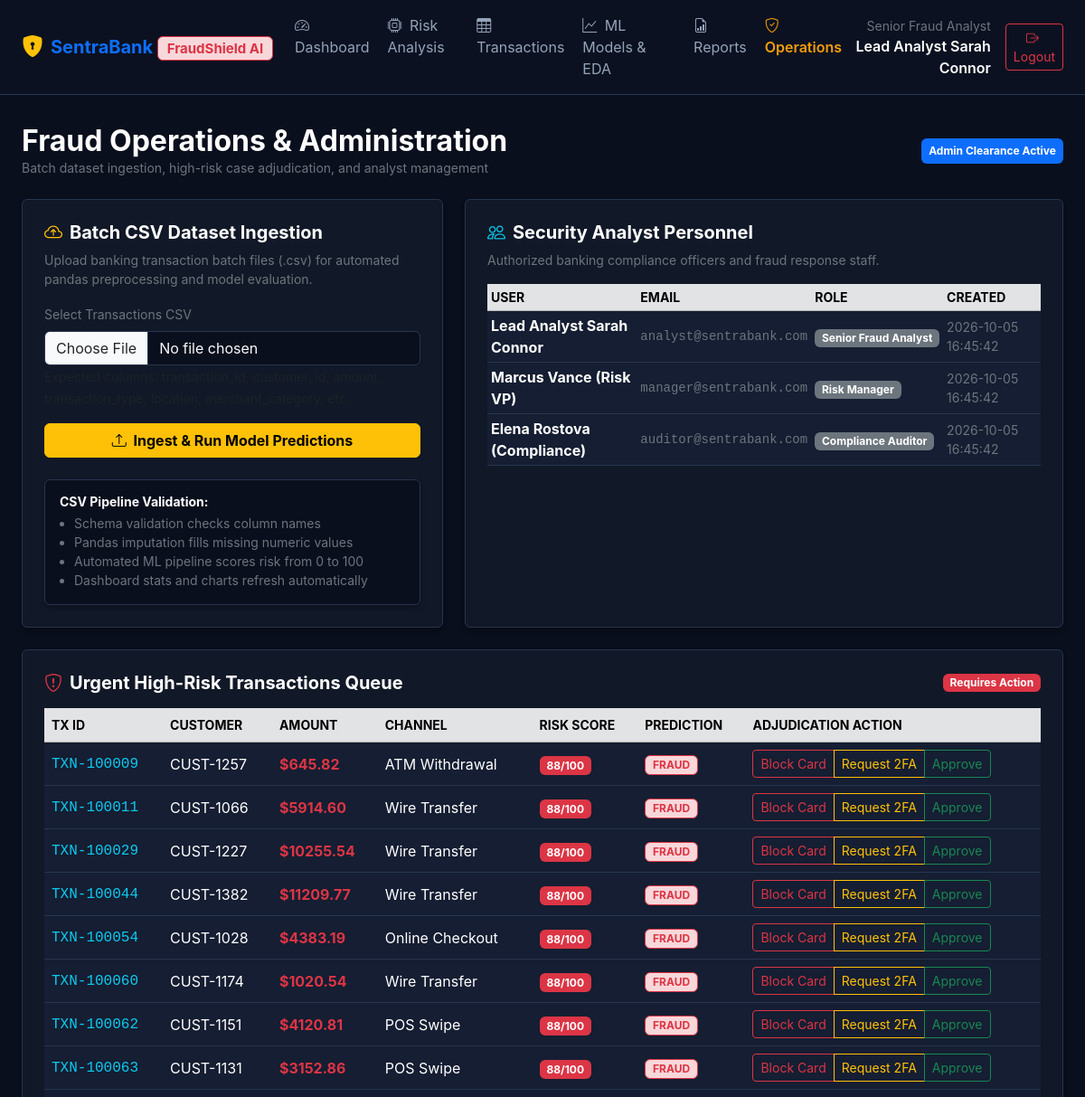
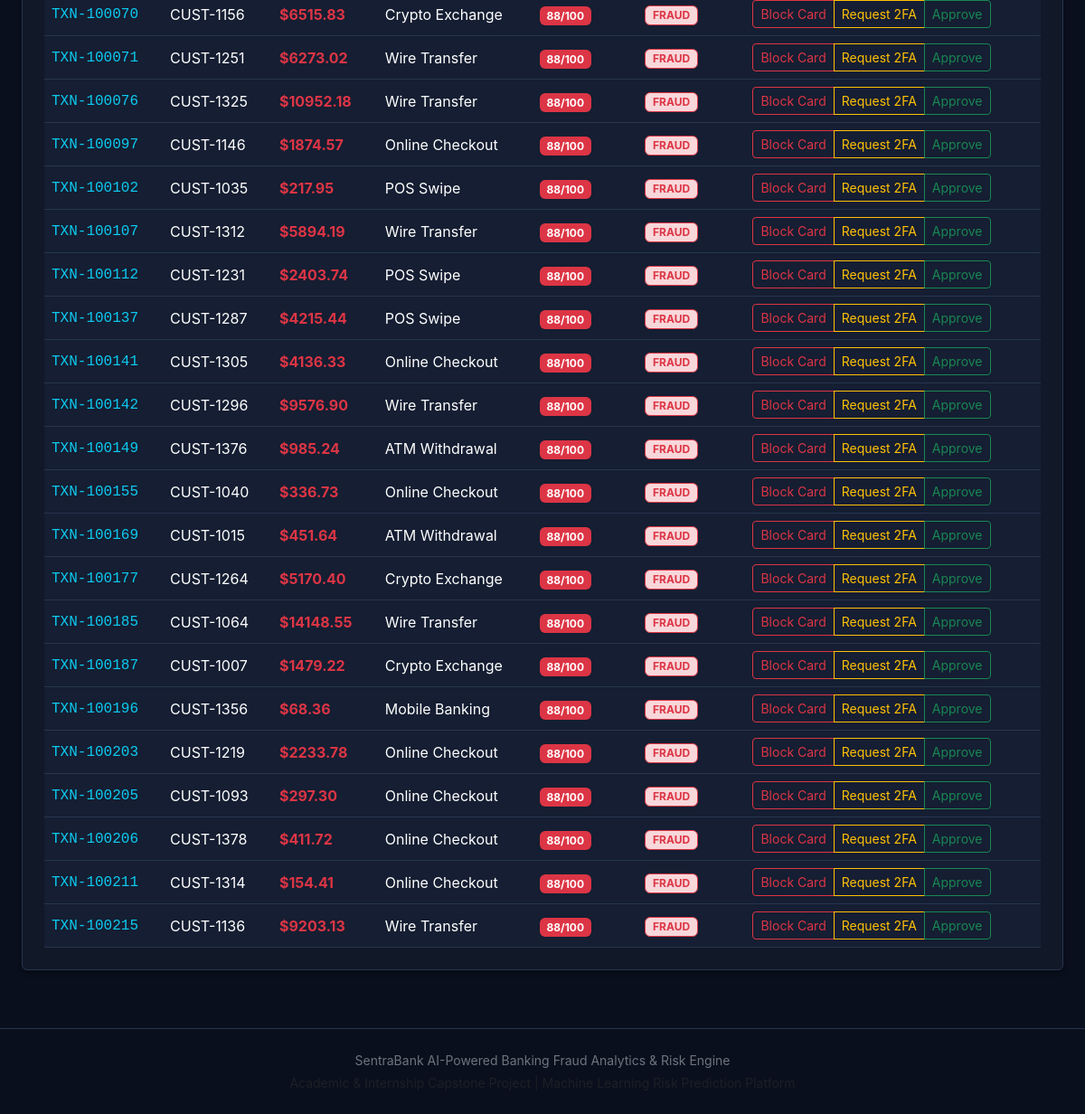
The page /admin (signed in) on the database its author committed (2 pictures, top to bottom).
### tables this page shows
CREATE TABLE users (
        id INTEGER PRIMARY KEY AUTOINCREMENT,
        username TEXT UNIQUE NOT NULL,
        email TEXT UNIQUE NOT NULL,
        password_hash TEXT NOT NULL,
        role TEXT NOT NULL DEFAULT 'analyst',
        full_name TEXT NOT NULL,
        created_at TIMESTAMP DEFAULT CURRENT_TIMESTAMP
    );

CREATE TABLE transactions (
        id INTEGER PRIMARY KEY AUTOINCREMENT,
        transaction_id TEXT UNIQUE NOT NULL,
        customer_id TEXT NOT NULL,
        amount REAL NOT NULL,
        transaction_type TEXT NOT NULL,
        transaction_time TEXT NOT NULL,
        account_age INTEGER,
        location TEXT,
        merchant_category TEXT,
        device_type TEXT,
        previous_transactions INTEGER DEFAULT 0,
        previous_fraud_count INTEGER DEFAULT 0,
        transaction_frequency REAL DEFAULT 0.0,
        failed_transactions INTEGER DEFAULT 0,
        is_fraud INTEGER DEFAULT 0,
        prediction TEXT,
        fraud_probability REAL,
        risk_score INTEGER,
        risk_level TEXT,
        status TEXT DEFAULT 'pending_review',
        analyst_notes TEXT,
        created_at TIMESTAMP DEFAULT CURRENT_TIMESTAMP
    );

### app.py (the view)
@app.route('/admin')
@login_required
def admin():
    conn = get_db()
    high_risk = conn.execute('SELECT * FROM transactions WHERE risk_score >= 60 ORDER BY risk_score DESC LIMIT 30').fetchall()
    users = conn.execute('SELECT id, username, email, role, full_name, created_at FROM users').fetchall()
    conn.close()
    return render_template('admin.html', high_risk=high_risk, users=users)

### app.py (called while the page is built)
def get_db():
    conn = sqlite3.connect(DB_PATH)
    conn.row_factory = sqlite3.Row
    return conn

def login_required(f):
    @wraps(f)
    def decorated_function(*args, **kwargs):
        if 'user_id' not in session:
            flash('Please log in to access the fraud detection portal.', 'warning')
            return redirect(url_for('login'))
        return f(*args, **kwargs)
    return decorated_function

### templates/admin.html (shortened to what this page needs)
{% extends "base.html" %}
{% block content %}
<div class="d-flex justify-content-between align-items-center mb-4 flex-wrap gap-2">
    <div>
        <h2 class="fw-bold text-white mb-0">Fraud Operations & Administration</h2>
        <p class="text-secondary small mb-0">Batch dataset ingestion, high-risk case adjudication, and analyst management</p>
    </div>
    <span class="badge bg-primary p-2">Admin Clearance Active</span>
</div>
<div class="row g-4 mb-4">
    <div class="col-12 col-lg-5">
        <div class="card bg-navy border-secondary h-100 p-4">
            <h5 class="fw-bold text-white mb-2"><i class="bi bi-cloud-arrow-up text-warning me-2"></i>Batch CSV Dataset Ingestion</h5>
            <p class="text-secondary small mb-3">Upload banking transaction batch files (.csv) for automated pandas preprocessing and model evaluation.</p>
            <form action="{{ url_for('upload') }}" method="POST" enctype="multipart/form-data">
                <div class="mb-3">
                    <label class="form-label small text-secondary">Select Transactions CSV</label>
                    <input class="form-control bg-dark text-light border-secondary" type="file" name="file" accept=".csv" required>
                    <small class="text-muted">Expected columns: transaction_id, customer_id, amount, transaction_type, location, merchant_category, etc.</small>
                </div>
                <button type="submit" class="btn btn-warning w-100 fw-bold">
                    <i class="bi bi-upload me-1"></i> Ingest & Run Model Predictions
                </button>
            </form>
            <div class="card bg-dark border-secondary p-3 mt-4">
                <h6 class="small fw-bold text-white mb-1">CSV Pipeline Validation:</h6>
                <ul class="text-secondary small mb-0 ps-3">
                    <li>Schema validation checks column names</li>
                    <li>Pandas imputation fills missing numeric values</li>
                    <li>Automated ML pipeline scores risk from 0 to 100</li>
                    <li>Dashboard stats and charts refresh automatically</li>
                </ul>
            </div>
        </div>
    </div>
    <div class="col-12 col-lg-7">
        <div class="card bg-navy border-secondary h-100 p-4">
            <h5 class="fw-bold text-white mb-2"><i class="bi bi-people text-info me-2"></i>Security Analyst Personnel</h5>
            <p class="text-secondary small mb-3">Authorized banking compliance officers and fraud response staff.</p>
            <div class="table-responsive">
                <table class="table table-dark table-hover table-sm align-middle">
                    <thead class="table-secondary small text-uppercase">
                        <tr>
                            <th>User</th>
                            <th>Email</th>
                            <th>Role</th>
                            <th>Created</th>
                        </tr>
                    </thead>
                    <tbody>
                        {% for u in users %}
                        <tr>
                            <td class="fw-bold text-white">{{ u.full_name }}</td>
                            <td class="font-monospace small text-secondary">{{ u.email }}</td>
                            <td><span class="badge bg-secondary">{{ u.role }}</span></td>
                            <td class="small text-secondary">{{ u.created_at }}</td>
                        </tr>
                        {% endfor %}
                    </tbody>
                </table>
            </div>
        </div>
    </div>
</div>
<div class="card bg-navy border-secondary p-4">
    <div class="d-flex justify-content-between align-items-center mb-3">
        <h5 class="fw-bold text-white mb-0"><i class="bi bi-shield-exclamation text-danger me-2"></i>Urgent High-Risk Transactions Queue</h5>
        <span class="badge bg-danger">Requires Action</span>
    </div>
    <div class="table-responsive">
        <table class="table table-dark table-hover mb-0 align-middle">
            <thead class="table-secondary small text-uppercase">
                <tr>
                    <th>Tx ID</th>
                    <th>Customer</th>
                    <th>Amount</th>
                    <th>Channel</th>
                    <th>Risk Score</th>
                    <th>Prediction</th>
                    <th>Adjudication Action</th>
                </tr>
            </thead>
            <tbody>
                {% for tx in high_risk %}
                <tr>
                    <td class="font-monospace text-info">{{ tx.transaction_id }}</td>
                    <td>{{ tx.customer_id }}</td>
                    <td class="fw-bold text-danger">${{ "%.2f"|format(tx.amount) }}</td>
                    <td>{{ tx.transaction_type }}</td>
                    <td><span class="badge bg-danger">{{ tx.risk_score }}/100</span></td>
                    <td><span class="badge bg-danger-subtle text-danger border border-danger">FRAUD</span></td>
                    <td>
                        <div class="btn-group btn-group-sm">
                            <button type="button" class="btn btn-outline-danger" onclick="alert('Transaction {{ tx.transaction_id }} officially blocked and card frozen.')">
                                Block Card
                            </button>
                            <button type="button" class="btn btn-outline-warning" onclick="alert('OTP Challenge dispatched to Customer {{ tx.customer_id }}.')">
                                Request 2FA
                            </button>
                            <button type="button" class="btn btn-outline-success" onclick="alert('Marked as false positive and approved.')">
                                Approve
                            </button>
                        </div>
                    </td>
                </tr>
                {% endfor %}
            </tbody>
        </table>
    </div>
</div>
{% endblock %}

### templates/base.html (shortened to what this page needs)
<!DOCTYPE html>
<html lang="en">
<head>
    <link href="https://cdn.jsdelivr.net/npm/bootstrap@5.3.3/dist/css/bootstrap.min.css" rel="stylesheet">
    <link href="https://cdn.jsdelivr.net/npm/bootstrap-icons@1.11.3/font/bootstrap-icons.min.css" rel="stylesheet">
    <link rel="stylesheet" href="{{ url_for('static', filename='css/style.css') }}">
</head>
<body class="bg-dark text-light">
    {% if session.get('user_id') %}
    <nav class="navbar navbar-expand-lg navbar-dark bg-navy border-bottom border-secondary sticky-top">
        <div class="container-fluid px-4">
            <a class="navbar-brand d-flex align-items-center gap-2 fw-bold text-primary" href="{{ url_for('dashboard') }}">
                <i class="bi bi-shield-lock-fill fs-4 text-warning"></i>
                <span>SentraBank <span class="badge bg-danger-subtle text-danger border border-danger">FraudShield AI</span></span>
            </a>
            <div class="collapse navbar-collapse" id="navMenu">
                <ul class="navbar-nav me-auto mb-2 mb-lg-0 gap-1">
                    <li class="nav-item">
                        <a class="nav-link {% if request.endpoint == 'dashboard' %}active text-warning fw-semibold{% endif %}" href="{{ url_for('dashboard') }}">
                            <i class="bi bi-speedometer2 me-1"></i> Dashboard
                        </a>
                    </li>
                    <li class="nav-item">
                        <a class="nav-link {% if request.endpoint == 'predict' %}active text-warning fw-semibold{% endif %}" href="{{ url_for('predict') }}">
                            <i class="bi bi-cpu me-1"></i> Risk Analysis
                        </a>
                    </li>
                    <li class="nav-item">
                        <a class="nav-link {% if request.endpoint == 'transactions' %}active text-warning fw-semibold{% endif %}" href="{{ url_for('transactions') }}">
                            <i class="bi bi-table me-1"></i> Transactions
                        </a>
                    </li>
                    <li class="nav-item">
                        <a class="nav-link {% if request.endpoint == 'analytics' %}active text-warning fw-semibold{% endif %}" href="{{ url_for('analytics') }}">
                            <i class="bi bi-graph-up me-1"></i> ML Models & EDA
                        </a>
                    </li>
                    <li class="nav-item">
                        <a class="nav-link {% if request.endpoint == 'reports' %}active text-warning fw-semibold{% endif %}" href="{{ url_for('reports') }}">
                            <i class="bi bi-file-earmark-bar-graph me-1"></i> Reports
                        </a>
                    </li>
                    <li class="nav-item">
                        <a class="nav-link {% if request.endpoint == 'admin' %}active text-warning fw-semibold{% endif %}" href="{{ url_for('admin') }}">
                            <i class="bi bi-shield-check me-1"></i> Operations
                        </a>
                    </li>
                </ul>
                <div class="d-flex align-items-center gap-3">
                    <div class="text-end d-none d-md-block">
                        <small class="text-secondary d-block">{{ session.get('role', 'Fraud Analyst') }}</small>
                        <span class="fw-semibold text-white">{{ session.get('full_name', 'Analyst') }}</span>
                    </div>
                    <form action="{{ url_for('logout') }}" method="POST" class="d-inline">
                        <button type="submit" class="btn btn-outline-danger btn-sm">
                            <i class="bi bi-box-arrow-right me-1"></i> Logout
                        </button>
                    </form>
                </div>
            </div>
        </div>
    </nav>
    {% endif %}
    <div class="container-fluid px-4 pt-3">
    </div>
    <main class="container-fluid px-4 py-3">
        {% block content %}{% endblock %}
    </main>
    <footer class="py-4 mt-5 border-top border-secondary text-center text-secondary small">
        <div class="container">
            <p class="mb-1">SentraBank AI-Powered Banking Fraud Analytics & Risk Engine</p>
            <p class="mb-0 text-muted">Academic & Internship Capstone Project | Machine Learning Risk Prediction Platform</p>
        </div>
    </footer>
</body>
</html>

### static/css/style.css (style rules this page uses)
:root { --bs-dark-rgb: 10, 15, 29; --navy-bg: #0f172a; --navy-card: #1e293b; --border-color: #334155; --accent-gold: #f59e0b; --danger-red: #ef4444; }
body { background-color: #0b0f19; font-family: -apple-system, BlinkMacSystemFont, "Segoe UI", Roboto, "Helvetica Neue", Arial, sans-serif; color: #e2e8f0; }
.bg-navy { background-color: #111827 !important; }
.card { background-color: #151e32; border-color: #27354f; box-shadow: 0 4px 6px -1px rgba(0, 0, 0, 0.2), 0 2px 4px -1px rgba(0, 0, 0, 0.1); }
.table-dark { --bs-table-bg: #151e32; --bs-table-border-color: #27354f; }
.border-secondary { border-color: #27354f !important; }
.navbar { background-color: #0b1120 !important; }
.nav-link { color: #94a3b8; transition: color 0.2s ease; }
.nav-link:hover, .nav-link.active { color: #f59e0b !important; }

### rows shown on the page
users: get "Senior Fraud Analyst", get "Lead Analyst Sarah Connor", full_name "Lead Analyst Sarah Connor", email "analyst@sentrabank.com", role "Senior Fraud Analyst", created_at "2026-10-05 16:45:42"
users: full_name "Marcus Vance (Risk VP)", email "manager@sentrabank.com", role "Risk Manager", created_at "2026-10-05 16:45:42"
users: full_name "Elena Rostova (Compliance)", email "auditor@sentrabank.com", role "Compliance Auditor", created_at "2026-10-05 16:45:42"
transactions: transaction_id "TXN-100009", customer_id "CUST-1257", amount "645.82", transaction_type "ATM Withdrawal", risk_score "88"
transactions: transaction_id "TXN-100011", customer_id "CUST-1066", amount "5914.60", transaction_type "Wire Transfer", risk_score "88"
transactions: transaction_id "TXN-100029", customer_id "CUST-1227", amount "10255.54", transaction_type "Wire Transfer", risk_score "88"
transactions: transaction_id "TXN-100044", customer_id "CUST-1382", amount "11209.77", transaction_type "Wire Transfer", risk_score "88"
transactions: transaction_id "TXN-100054", customer_id "CUST-1028", amount "4383.19", transaction_type "Online Checkout", risk_score "88"
transactions: transaction_id "TXN-100060", customer_id "CUST-1174", amount "1020.54", transaction_type "Wire Transfer", risk_score "88"
transactions: transaction_id "TXN-100062", customer_id "CUST-1151", amount "4120.81", transaction_type "POS Swipe", risk_score "88"
transactions: transaction_id "TXN-100063", customer_id "CUST-1131", amount "3152.86", transaction_type "POS Swipe", risk_score "88"
transactions: transaction_id "TXN-100070", customer_id "CUST-1156", amount "6515.83", transaction_type "Crypto Exchange", risk_score "88"
transactions: transaction_id "TXN-100071", customer_id "CUST-1251", amount "6273.02", transaction_type "Wire Transfer", risk_score "88"
transactions: transaction_id "TXN-100076", customer_id "CUST-1325", amount "10952.18", transaction_type "Wire Transfer", risk_score "88"
transactions: transaction_id "TXN-100097", customer_id "CUST-1146", amount "1874.57", transaction_type "Online Checkout", risk_score "88"
transactions: transaction_id "TXN-100102", customer_id "CUST-1035", amount "217.95", transaction_type "POS Swipe", risk_score "88"
transactions: transaction_id "TXN-100107", customer_id "CUST-1312", amount "5894.19", transaction_type "Wire Transfer", risk_score "88"
transactions: transaction_id "TXN-100112", customer_id "CUST-1231", amount "2403.74", transaction_type "POS Swipe", risk_score "88"
transactions: transaction_id "TXN-100137", customer_id "CUST-1287", amount "4215.44", transaction_type "POS Swipe", risk_score "88"
transactions: transaction_id "TXN-100141", customer_id "CUST-1305", amount "4136.33", transaction_type "Online Checkout", risk_score "88"
transactions: transaction_id "TXN-100142", customer_id "CUST-1296", amount "9576.90", transaction_type "Wire Transfer", risk_score "88"
transactions: transaction_id "TXN-100149", customer_id "CUST-1376", amount "985.24", transaction_type "ATM Withdrawal", risk_score "88"
transactions: transaction_id "TXN-100155", customer_id "CUST-1040", amount "336.73", transaction_type "Online Checkout", risk_score "88"
transactions: transaction_id "TXN-100169", customer_id "CUST-1015", amount "451.64", transaction_type "ATM Withdrawal", risk_score "88"
transactions: transaction_id "TXN-100177", customer_id "CUST-1264", amount "5170.40", transaction_type "Crypto Exchange", risk_score "88"
transactions: transaction_id "TXN-100185", customer_id "CUST-1064", amount "14148.55", transaction_type "Wire Transfer", risk_score "88"
transactions: transaction_id "TXN-100187", customer_id "CUST-1007", amount "1479.22", transaction_type "Crypto Exchange", risk_score "88"
transactions: transaction_id "TXN-100196", customer_id "CUST-1356", amount "68.36", transaction_type "Mobile Banking", risk_score "88"
transactions: transaction_id "TXN-100203", customer_id "CUST-1219", amount "2233.78", transaction_type "Online Checkout", risk_score "88"
transactions: transaction_id "TXN-100205", customer_id "CUST-1093", amount "297.30", transaction_type "Online Checkout", risk_score "88"
transactions: transaction_id "TXN-100206", customer_id "CUST-1378", amount "411.72", transaction_type "Online Checkout", risk_score "88"
transactions: transaction_id "TXN-100211", customer_id "CUST-1314", amount "154.41", transaction_type "Online Checkout", risk_score "88"
transactions: transaction_id "TXN-100215", customer_id "CUST-1136", amount "9203.13", transaction_type "Wire Transfer", risk_score "88"
